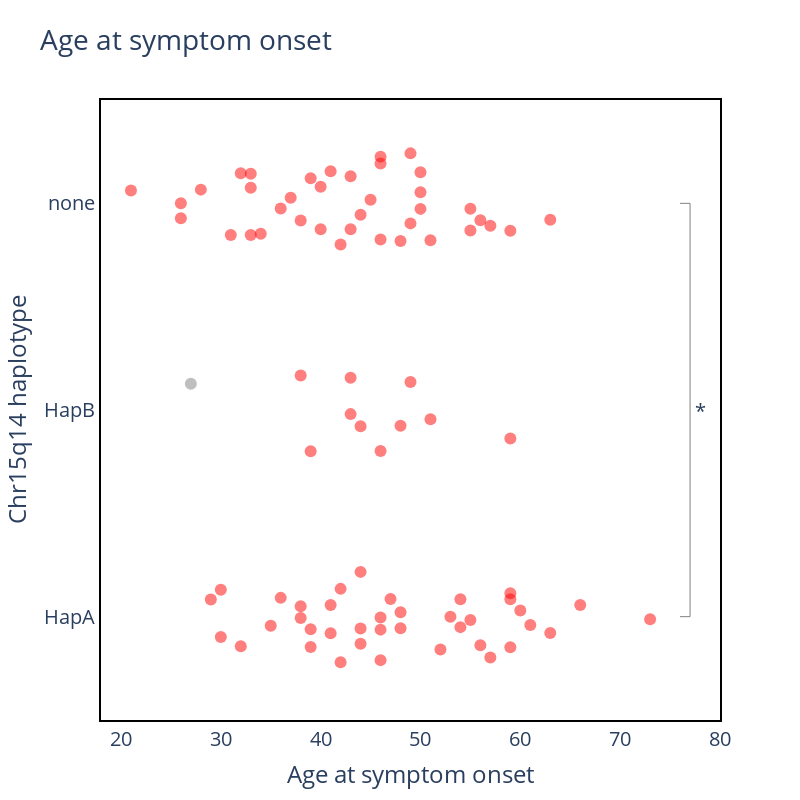

The code cell stored with this chart in its notebook:
### Code cell
df = df[df["haplotype"] != "nan"]

fig = px.strip(
    data_frame=df.sort_values("haplotype"),
    y="haplotype",
    x="AGEATONSET",
    width=600,
    height=300,
    labels={
        "AGEATONSET": "Age at symptom onset",
        "SEXatBirth": "Sex",
        "haplotype": "Chr15q14 haplotype",
    },
    hover_data=["Gentli_ID"],
    title="Age at symptom onset",
    color="issue",
    color_discrete_map={"Y": "grey", "N": "red"},
    stripmode="overlay",
)
fig.update_layout(
    width=800,
    height=800,
    plot_bgcolor="rgba(0, 0, 0, 0)",
    font=dict(size=20),
    showlegend=False,
)

minage = df["AGEATONSET"].min()

fig.update_xaxes(
    showline=True,
    linewidth=2,
    linecolor="black",
    mirror=True,
    range=[minage-3, 80],
)

fig.update_yaxes(
    showline=True,
    linewidth=2,
    linecolor="black",
    mirror=True,
)

fig.update_traces(marker=dict(size=12, opacity=0.5), jitter=1)

# perform a t-test
from scipy.stats import ttest_ind

ttest_major_none = ttest_ind(
    df[df["haplotype"] == "HapA"]["AGEATONSET"],
    df[df["haplotype"] == "none"]["AGEATONSET"],
    equal_var=False,
)

print(f"T-test for major vs none: {ttest_major_none}")

ttest_minor_none = ttest_ind(
    df[df["haplotype"] == "HapB"]["AGEATONSET"],
    df[df["haplotype"] == "none"]["AGEATONSET"],
    equal_var=False,
)

print(f"T-test for minor vs none: {ttest_minor_none}")

ttest_major_minor = ttest_ind(
    df[df["haplotype"] == "HapA"]["AGEATONSET"],
    df[df["haplotype"] == "HapB"]["AGEATONSET"],
    equal_var=False,
)

print(f"T-test for major vs minor: {ttest_major_minor}")

# draw annotation showing the p-value of major vs none
fig.add_annotation(
    x=0.98,
    y=0.5,
    xref="paper",
    yref="paper",
    text=f"*",
    showarrow=False,
    font=dict(size=20),
)
fig.add_trace(go.Scatter(x=[76, 77, 77, 76], y=["none", "none", "HapA", "HapA"], fill=None, mode="lines", showlegend=False, line=dict(color="grey", width=1)))

fig.show(
    config={
        "toImageButtonOptions": {
            "format": "png",
            "filename": "",
            "height": 800,
            "width": 800,
            "scale": 5,
        }
    }
)

### Figure 1 — Plotly figure (JSON) as saved in the notebook; plotly's stock layout.template omitted (floating-point values rounded to 4 significant figures)
{"data": [{"alignmentgroup": "True", "boxpoints": "all", "customdata": [["rr_NA21_285"], ["rr_NA01_027"], ["rr_NA09_238"], ["rr_NA14_199"], ["rr_UNSW2220"], ["rr_NA19_309"], ["rr_QSBB51_18"], ["rr_NA23_161"], ["rr_A02_164"], ["rr_PIDN17760"], ["rr_Pt_3303"], ["rr_LN_C12_07006"], ["rr_UBC66_1"], ["rr_PIDN12322"], ["rr_RNBC-22_16"], ["rr_NP18739"], ["rr_PIDN6543"], ["rr_PIDN9402"], ["rr_UP101220"], ["rr_UNSW22478"], ["rr_NA23_005"], ["rr_FTD196_1"], ["rr_NA19_291"], ["rr_UNSW2185"], ["rr_NHB18_068"], ["rr_NHB15_114"], ["rr_IB5534"], ["rr_NHB14_059"], ["rr_NHB05_082"], ["rr_CW05_004"], ["rr_KCLA156_17"], ["rr_NHB05_059"], ["rr_KULA_23717"], ["rr_NHB03_018"], ["rr_EMC2013_098"], ["rr_X5817"], ["rr_EMC13_65"], ["rr_KULA_22549"], ["rr_PIDN738"], ["rr_PIDN106"], ["rr_UCL2783"], ["rr_RZ462"], ["rr_R556"], ["rr_FTD397_1"], ["rr_A15-074"], ["rr_NHB95_041"], ["rr_KCLA311_98"], ["rr_RZ257"], ["rr_Pt_8482"], ["rr_NA22_365"], ["rr_2021_017"], ["rr_QSBB81_17"], ["rr_2132"], ["rr_LN_N00_1835"], ["rr_E13_56"], ["rr_LN_C14_36644"], ["rr_LN_C10_25594"], ["rr_NP43508"], ["rr_UNSW22488"], ["rr_Ro_AH11.2"], ["rr_2T7T4"], ["rr_CW00_009"], ["rr_NHB16_047"], ["rr_NHB94_068"], ["rr_IB6387"], ["rr_KCLA061_16"], ["rr_KULA_24063"], ["rr_Muk49"], ["rr_7965"], ["rr_NA20_415"], ["rr_NA22_425"], ["rr_NA22_197"], ["rr_NRA22654"], ["rr_A06_120"], ["rr_UCL12461"], ["rr_UCL1506"], ["rr_UCL19247"], ["rr_NHB15_065"], ["rr_VA05_109"], ["rr_X5929"], ["rr_PIDN1734"], ["rr_PIDN19525"], ["rr_PIDN2662"], ["rr_PIDN3794"], ["rr_A17_05"], ["rr_2005_044"]], "fillcolor": "rgba(255,255,255,0)", "hoveron": "points", "hovertemplate": "issue=N<br>Age at symptom onset=%{x}<br>Chr15q14 haplotype=%{y}<br>Gentli_ID=%{customdata[0]}<extra></extra>", "jitter": 1, "legendgroup": "N", "line": {"color": "rgba(255,255,255,0)"}, "marker": {"color": "red", "opacity": 0.5, "size": 12}, "name": "N", "offsetgroup": "N", "orientation": "h", "pointpos": 0, "showlegend": true, "type": "box", "x": [59, 38, 48, 30, 56, 47, 61, 38, 59, 63, 52, 48, 46, 57, 53, 39, 46, 44, 46, 59, 55, 66, 41, 60, 54, 73, 29, 44, 30, 41, 36, 32, 39, 35, 44, 54, 42, 42, 43, 48, 44, 39, 38, 51, 43, 49, 59, 46, 59, 44, 21, 49, 63, 31, 26, 50, 40, 57, 33, 39, 36, 48, 40, 56, 50, 43, 42, 28, 46, 55, 49, 41, 46, 33, 46, 51, 43, 50, 38, 34, 55, 26, 37, 32, 33, 45], "x0": " ", "xaxis": "x", "y": ["HapA", "HapA", "HapA", "HapA", "HapA", "HapA", "HapA", "HapA", "HapA", "HapA", "HapA", "HapA", "HapA", "HapA", "HapA", "HapA", "HapA", "HapA", "HapA", "HapA", "HapA", "HapA", "HapA", "HapA", "HapA", "HapA", "HapA", "HapA", "HapA", "HapA", "HapA", "HapA", "HapA", "HapA", "HapA", "HapA", "HapA", "HapA", "HapB", "HapB", "HapB", "HapB", "HapB", "HapB", "HapB", "HapB", "HapB", "HapB", "none", "none", "none", "none", "none", "none", "none", "none", "none", "none", "none", "none", "none", "none", "none", "none", "none", "none", "none", "none", "none", "none", "none", "none", "none", "none", "none", "none", "none", "none", "none", "none", "none", "none", "none", "none", "none", "none"], "y0": " ", "yaxis": "y"}, {"alignmentgroup": "True", "boxpoints": "all", "customdata": [["rr_PIDN4463"]], "fillcolor": "rgba(255,255,255,0)", "hoveron": "points", "hovertemplate": "issue=Y<br>Age at symptom onset=%{x}<br>Chr15q14 haplotype=%{y}<br>Gentli_ID=%{customdata[0]}<extra></extra>", "jitter": 1, "legendgroup": "Y", "line": {"color": "rgba(255,255,255,0)"}, "marker": {"color": "grey", "opacity": 0.5, "size": 12}, "name": "Y", "offsetgroup": "Y", "orientation": "h", "pointpos": 0, "showlegend": true, "type": "box", "x": [27], "x0": " ", "xaxis": "x", "y": ["HapB"], "y0": " ", "yaxis": "y"}, {"line": {"color": "grey", "width": 1}, "mode": "lines", "showlegend": false, "type": "scatter", "x": [76, 77, 77, 76], "y": ["none", "none", "HapA", "HapA"]}], "layout": {"annotations": [{"font": {"size": 20}, "showarrow": false, "text": "*", "x": 0.98, "xref": "paper", "y": 0.5, "yref": "paper"}], "boxmode": "overlay", "font": {"size": 20}, "height": 800, "legend": {"title": {"text": "issue"}, "tracegroupgap": 0}, "plot_bgcolor": "rgba(0, 0, 0, 0)", "showlegend": false, "title": {"text": "Age at symptom onset"}, "width": 800, "xaxis": {"anchor": "y", "domain": [0, 1], "linecolor": "black", "linewidth": 2, "mirror": true, "range": [18, 80], "showline": true, "title": {"text": "Age at symptom onset"}}, "yaxis": {"anchor": "x", "domain": [0, 1], "linecolor": "black", "linewidth": 2, "mirror": true, "showline": true, "title": {"text": "Chr15q14 haplotype"}}}}
